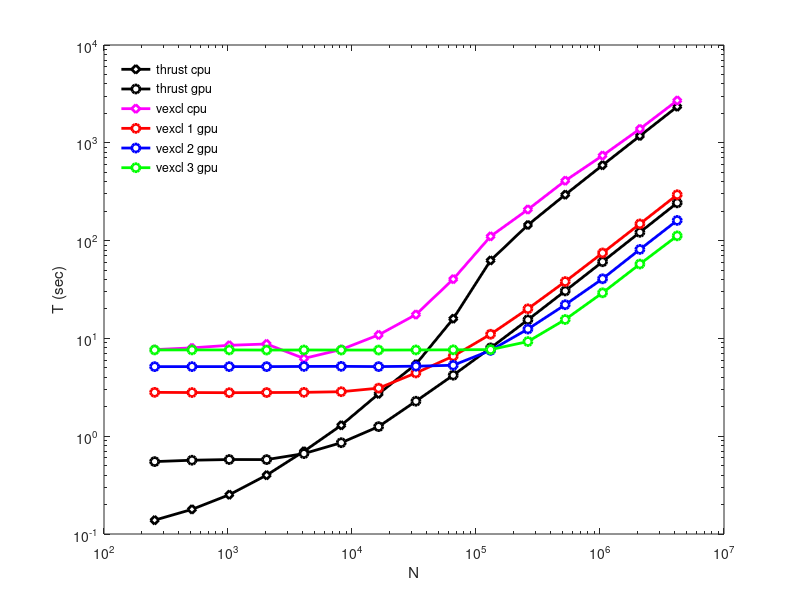
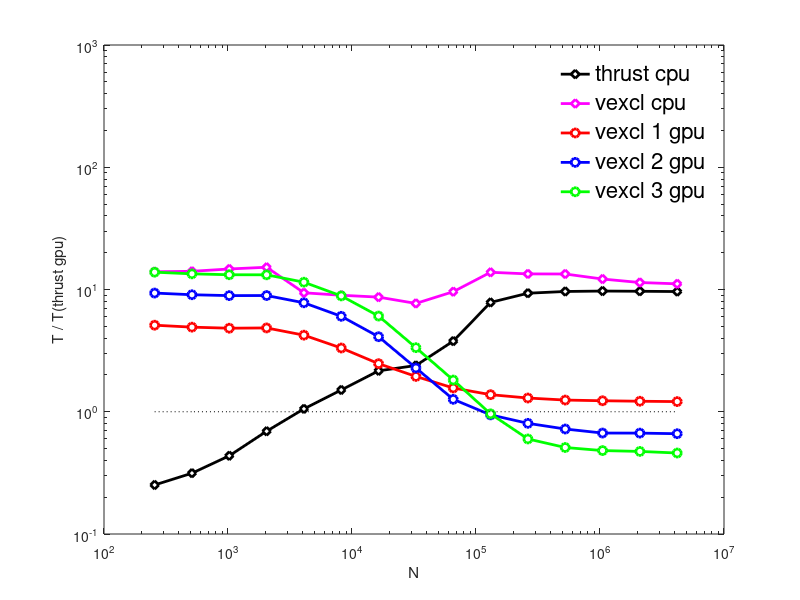

These charts were generated, in order, by the following MATLAB code:
close all
clear all

t  = load('thrust_gpu.dat');
tc = load('thrust_cpu.dat');
v1 = load('vexcl_1gpu.dat');
v2 = load('vexcl_2gpu.dat');
v3 = load('vexcl_3gpu.dat');
vc = load('vexcl_cpu.dat');
n  = unique(t(:,1))';

tavg  = [];
tcavg = [];
v1avg = [];
v2avg = [];
v3avg = [];
vcavg = [];

for i = n
    I = find(t(:,1) == i);
    time = sum(t(I,2)) / length(I);
    tavg = [tavg time];

    I = find(tc(:,1) == i);
    time = sum(tc(I,2)) / length(I);
    tcavg = [tcavg time];

    I = find(v1(:,1) == i);
    time = sum(v1(I,2)) / length(I);
    v1avg = [v1avg time];

    I = find(v2(:,1) == i);
    time = sum(v2(I,2)) / length(I);
    v2avg = [v2avg time];

    I = find(v3(:,1) == i);
    time = sum(v3(I,2)) / length(I);
    v3avg = [v3avg time];

    I = find(vc(:,1) == i);
    time = sum(vc(I,2)) / length(I);
    vcavg = [vcavg time];
end


figure(1)
set(gca, 'FontSize', 18)

loglog(n, tcavg, 'kd-', ...
		'linewidth', 2, 'markersize', 6, 'markerfacecolor', 'w');

hold on

loglog(n, tavg, 'ko-', ...
		'linewidth', 2, 'markersize', 6, 'markerfacecolor', 'w');

loglog(n, vcavg, 'md-', ...
		'linewidth', 2, 'markersize', 6, 'markerfacecolor', 'w');

loglog(n, v1avg, 'ro-', ...
		'linewidth', 2, 'markersize', 6, 'markerfacecolor', 'w');

loglog(n, v2avg, 'bo-', ...
		'linewidth', 2, 'markersize', 6, 'markerfacecolor', 'w');

loglog(n, v3avg, 'go-', ...
		'linewidth', 2, 'markersize', 6, 'markerfacecolor', 'w');

xlim([1e2 1e7])
set(gca, 'xtick', [1e2 1e3 1e4 1e5 1e6 1e7])
xlabel('N');
ylabel('T (sec)');

legend('thrust cpu', 'thrust gpu', ...
    'vexcl cpu', 'vexcl 1 gpu', 'vexcl 2 gpu', 'vexcl 3 gpu', ...
    'location', 'northwest');
legend boxoff

print('-depsc', 'abs.eps');

figure(2)
set(gca, 'FontSize', 18)

loglog(n, tcavg ./ tavg, 'kd-', ...
		'linewidth', 2, 'markersize', 6, 'markerfacecolor', 'w');

hold on

loglog(n, vcavg ./ tavg, 'md-', ...
		'linewidth', 2, 'markersize', 6, 'markerfacecolor', 'w');

loglog(n, v1avg ./ tavg, 'ro-', ...
		'linewidth', 2, 'markersize', 6, 'markerfacecolor', 'w');

loglog(n, v2avg ./ tavg, 'bo-', ...
		'linewidth', 2, 'markersize', 6, 'markerfacecolor', 'w');

loglog(n, v3avg ./ tavg, 'go-', ...
		'linewidth', 2, 'markersize', 6, 'markerfacecolor', 'w');

loglog(n, ones(size(n)), 'k:');

h = legend('thrust cpu', 'vexcl cpu', 'vexcl 1 gpu', 'vexcl 2 gpu', 'vexcl 3 gpu');
legend boxoff
set(h, 'FontSize', 16)

xlim([1e2 1e7])
ylim([1e-1 1e3])
set(gca, 'xtick', [1e2 1e3 1e4 1e5 1e6 1e7])
xlabel('N');
ylabel('T / T(thrust gpu)');

print('-depsc', 'rel.eps');
